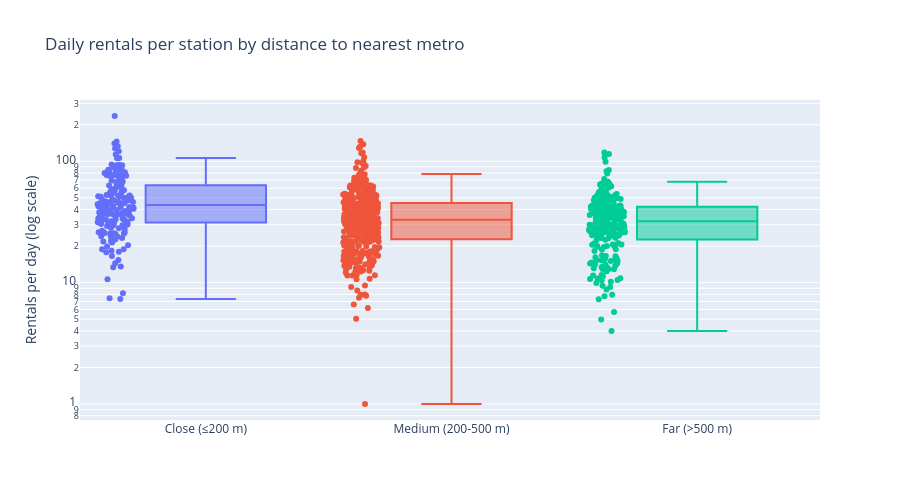
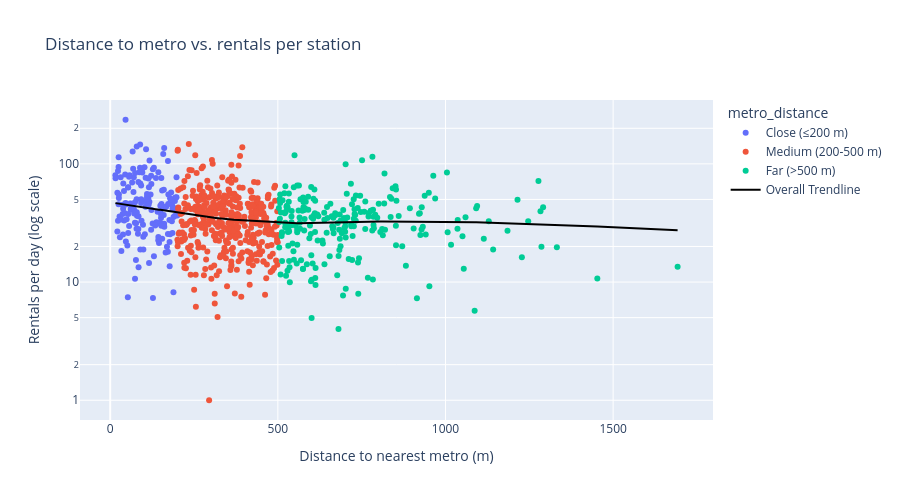
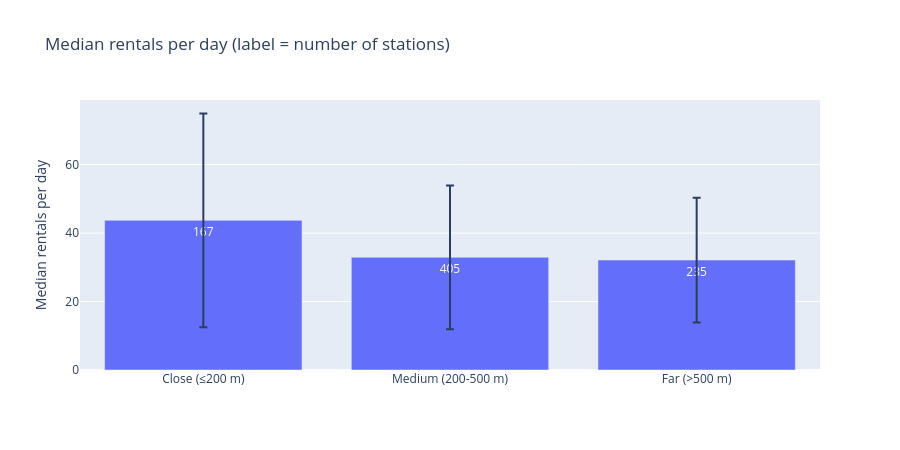

Notebook code cell kept with these figures, in order:
### Markdown cell above
Visuals for testing hypothesis

### Code cell
# 1. Rentals per station (one pass over the 10M rows)
rentals = (
    bikes2_df.groupby("start_station")
    .agg(rentals=("start_station", "size"),
         first_rental=("start_date", "min"),
         last_rental=("start_date", "max"))
)

# Normalise for stations that were open for different lengths of time
rentals["active_days"] = (
    (pd.to_datetime(rentals["last_rental"]) - pd.to_datetime(rentals["first_rental"]))
    .dt.days.clip(lower=1)
)
rentals["rentals_per_day"] = rentals["rentals"] / rentals["active_days"]

# 2. Join onto the station table
st = bikes.merge(rentals, left_on="name", right_index=True, how="inner")
order = ["Close (≤200 m)", "Medium (200-500 m)", "Far (>500 m)"]
st["metro_distance"] = pd.Categorical(st["metro_distance"], categories=order, ordered=True)

# 2.1 added after concluding that there is an outlier in the data

MAX_DIST_M = 10_000

# 2.2 Look at what you're dropping before you drop it
far_away = bikes[bikes["dist_to_metro_m"] > MAX_DIST_M]
print(f"{len(far_away)} stations farther than 10 km:")
print(far_away[["name", "lat", "lon", "dist_to_metro_m", "nearest_metro"]]
      .sort_values("dist_to_metro_m", ascending=False))

# 2.3 Station-level tables (used for the map and the correlation analysis)
bikes = bikes[bikes["dist_to_metro_m"] <= MAX_DIST_M].copy()
st = st[st["dist_to_metro_m"] <= MAX_DIST_M].copy()

# 2.3. Optional: also drop their rides from the full dataframe
bikes2_df["dist_to_metro_m"] = bikes2_df["start_station"].map(
    bikes.set_index("name")["dist_to_metro_m"]
)
before = len(bikes2_df)
bikes2_df = bikes2_df[bikes2_df["dist_to_metro_m"].notna()].copy()
print(f"Dropped {before - len(bikes2_df):,} rides")

# 3. Summary per category
summary = st.groupby("metro_distance", observed=True)["rentals_per_day"].agg(
    stations="count", mean="mean", median="median", std="std"
).round(1)
print(summary)

# 4. Statistical tests
# Continuous distance vs rentals (rank-based, robust to skew and outliers)
rho, p_rho = stats.spearmanr(st["dist_to_metro_m"], st["rentals_per_day"])
print(f"Spearman rho = {rho:.3f}, p = {p_rho:.4f}")

# Do the three categories differ?
groups = [g["rentals_per_day"].values for _, g in st.groupby("metro_distance", observed=True)]
h, p_kw = stats.kruskal(*groups)
print(f"Kruskal-Wallis H = {h:.2f}, p = {p_kw:.4f}")

# 5. Visuals
# a) Box plot per category
fig1 = px.box(
    st, x="metro_distance", y="rentals_per_day", color="metro_distance",
    category_orders={"metro_distance": order}, points="all", hover_name="name",
    log_y=True, height=500,
    labels={"rentals_per_day": "Rentals per day (log scale)", "metro_distance": ""},
    title="Daily rentals per station by distance to nearest metro",
)
fig1.update_layout(showlegend=False)
fig1.show()

# b) Scatter of exact distance vs rentals, with trend line
fig2 = px.scatter(
    st, x="dist_to_metro_m", y="rentals_per_day", color="metro_distance",
    category_orders={"metro_distance": order}, hover_name="name",
    trendline="lowess", trendline_scope="overall", trendline_color_override="black",
    log_y=True, height=500,
    labels={"dist_to_metro_m": "Distance to nearest metro (m)",
            "rentals_per_day": "Rentals per day (log scale)"},
    title="Distance to metro vs. rentals per station",
)
fig2.show()

# c) Average with the spread made visible
fig3 = px.bar(
    summary.reset_index(), x="metro_distance", y="median",
    error_y="std", text="stations", height=450,
    labels={"median": "Median rentals per day", "metro_distance": ""},
    title="Median rentals per day (label = number of stations)",
)
fig3.show()

### Figure 1 — Plotly figure (JSON) as saved in the notebook; plotly's stock layout.template omitted (floating-point values rounded to 4 significant figures; data arrays with more than 128 entries replaced by an {"elided": "..."} marker saying what was removed)
{"data": [{"alignmentgroup": "True", "boxpoints": "all", "hovertemplate": "<b>%{hovertext}</b><br><br>=%{x}<br>Rentals per day (log scale)=%{y}<extra></extra>", "hovertext": {"elided": "167 str values"}, "legendgroup": "Close (≤200 m)", "marker": {"color": "#636efa"}, "name": "Close (≤200 m)", "notched": false, "offsetgroup": "Close (≤200 m)", "orientation": "v", "showlegend": true, "type": "box", "x": {"elided": "167 str values"}, "x0": " ", "xaxis": "x", "y": {"elided": "167 float values"}, "y0": " ", "yaxis": "y"}, {"alignmentgroup": "True", "boxpoints": "all", "hovertemplate": "<b>%{hovertext}</b><br><br>=%{x}<br>Rentals per day (log scale)=%{y}<extra></extra>", "hovertext": {"elided": "405 str values"}, "legendgroup": "Medium (200-500 m)", "marker": {"color": "#EF553B"}, "name": "Medium (200-500 m)", "notched": false, "offsetgroup": "Medium (200-500 m)", "orientation": "v", "showlegend": true, "type": "box", "x": {"elided": "405 str values"}, "x0": " ", "xaxis": "x", "y": {"elided": "405 float values"}, "y0": " ", "yaxis": "y"}, {"alignmentgroup": "True", "boxpoints": "all", "hovertemplate": "<b>%{hovertext}</b><br><br>=%{x}<br>Rentals per day (log scale)=%{y}<extra></extra>", "hovertext": {"elided": "235 str values"}, "legendgroup": "Far (>500 m)", "marker": {"color": "#00cc96"}, "name": "Far (>500 m)", "notched": false, "offsetgroup": "Far (>500 m)", "orientation": "v", "showlegend": true, "type": "box", "x": {"elided": "235 str values"}, "x0": " ", "xaxis": "x", "y": {"elided": "235 float values"}, "y0": " ", "yaxis": "y"}], "layout": {"boxmode": "overlay", "height": 500, "legend": {"title": {"text": ""}, "tracegroupgap": 0}, "showlegend": false, "title": {"text": "Daily rentals per station by distance to nearest metro"}, "xaxis": {"anchor": "y", "categoryarray": ["Close (≤200 m)", "Medium (200-500 m)", "Far (>500 m)"], "categoryorder": "array", "domain": [0, 1], "title": {"text": ""}}, "yaxis": {"anchor": "x", "domain": [0, 1], "title": {"text": "Rentals per day (log scale)"}, "type": "log"}}}

### Figure 2 — Plotly figure (JSON) as saved in the notebook; plotly's stock layout.template omitted (floating-point values rounded to 4 significant figures; data arrays with more than 128 entries replaced by an {"elided": "..."} marker saying what was removed)
{"data": [{"hovertemplate": "<b>%{hovertext}</b><br><br>metro_distance=Close (≤200 m)<br>Distance to nearest metro (m)=%{x}<br>Rentals per day (log scale)=%{y}<extra></extra>", "hovertext": {"elided": "167 str values"}, "legendgroup": "Close (≤200 m)", "marker": {"color": "#636efa", "symbol": "circle"}, "mode": "markers", "name": "Close (≤200 m)", "orientation": "v", "showlegend": true, "type": "scatter", "x": {"elided": "167 float values"}, "xaxis": "x", "y": {"elided": "167 float values"}, "yaxis": "y"}, {"hovertemplate": "<b>%{hovertext}</b><br><br>metro_distance=Medium (200-500 m)<br>Distance to nearest metro (m)=%{x}<br>Rentals per day (log scale)=%{y}<extra></extra>", "hovertext": {"elided": "405 str values"}, "legendgroup": "Medium (200-500 m)", "marker": {"color": "#EF553B", "symbol": "circle"}, "mode": "markers", "name": "Medium (200-500 m)", "orientation": "v", "showlegend": true, "type": "scatter", "x": {"elided": "405 float values"}, "xaxis": "x", "y": {"elided": "405 float values"}, "yaxis": "y"}, {"hovertemplate": "<b>%{hovertext}</b><br><br>metro_distance=Far (>500 m)<br>Distance to nearest metro (m)=%{x}<br>Rentals per day (log scale)=%{y}<extra></extra>", "hovertext": {"elided": "235 str values"}, "legendgroup": "Far (>500 m)", "marker": {"color": "#00cc96", "symbol": "circle"}, "mode": "markers", "name": "Far (>500 m)", "orientation": "v", "showlegend": true, "type": "scatter", "x": {"elided": "235 float values"}, "xaxis": "x", "y": {"elided": "235 float values"}, "yaxis": "y"}, {"hovertemplate": "<b>LOWESS trendline</b><br><br>Distance to nearest metro (m)=%{x}<br>Rentals per day (log scale)=%{y} <b>(trend)</b><extra></extra>", "legendgroup": "Overall Trendline", "line": {"color": "black"}, "mode": "lines", "name": "Overall Trendline", "showlegend": true, "type": "scatter", "x": {"elided": "807 float values"}, "xaxis": "x", "y": {"elided": "807 float values"}, "yaxis": "y"}], "layout": {"height": 500, "legend": {"title": {"text": "metro_distance"}, "tracegroupgap": 0}, "title": {"text": "Distance to metro vs. rentals per station"}, "xaxis": {"anchor": "y", "domain": [0, 1], "title": {"text": "Distance to nearest metro (m)"}}, "yaxis": {"anchor": "x", "domain": [0, 1], "title": {"text": "Rentals per day (log scale)"}, "type": "log"}}}

### Figure 3 — Plotly figure (JSON) as saved in the notebook; plotly's stock layout.template omitted (floating-point values rounded to 4 significant figures)
{"data": [{"error_y": {"array": [31.2, 21.0, 18.2]}, "hovertemplate": "=%{x}<br>Median rentals per day=%{y}<br>stations=%{text}<extra></extra>", "legendgroup": "", "marker": {"color": "#636efa", "pattern": {"shape": ""}}, "name": "", "orientation": "v", "showlegend": false, "text": [167.0, 405.0, 235.0], "textposition": "auto", "type": "bar", "x": ["Close (≤200 m)", "Medium (200-500 m)", "Far (>500 m)"], "xaxis": "x", "y": [43.7, 32.9, 32.1], "yaxis": "y"}], "layout": {"barmode": "relative", "height": 450, "legend": {"tracegroupgap": 0}, "title": {"text": "Median rentals per day (label = number of stations)"}, "xaxis": {"anchor": "y", "domain": [0, 1], "title": {"text": ""}}, "yaxis": {"anchor": "x", "domain": [0, 1], "title": {"text": "Median rentals per day"}}}}
